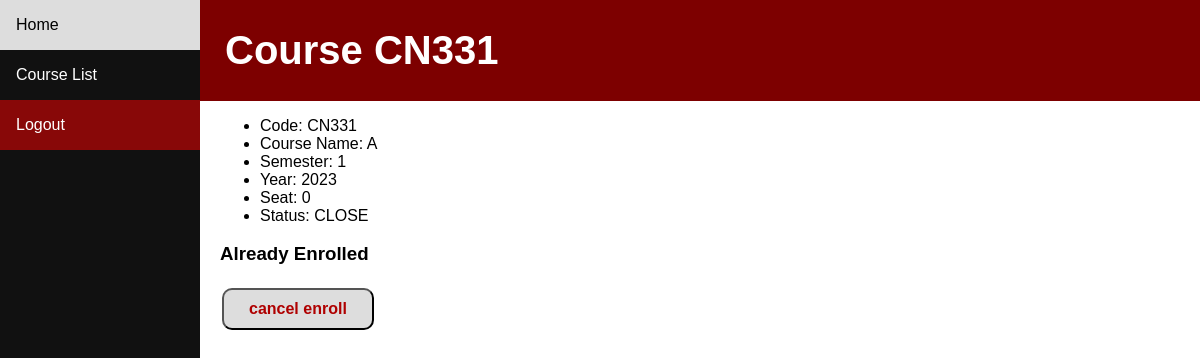
The page /course/CN331 (signed in) on the database its author committed.
### students/models.py (models this page shows, shortened)
class Course(models.Model):
    code = models.CharField(max_length=5)
    course_name = models.CharField(max_length=64)
    semester = models.PositiveSmallIntegerField(choices=((1,1), (2,2), (3,3)))
    year = models.PositiveSmallIntegerField()
    seat = models.PositiveSmallIntegerField()
    status = models.CharField(max_length=5, choices=(("OPEN", "Open"), ("CLOSE", "Close")))

### students/views.py (the view)
# urls.py: path('course/<str:course_code>', views.course_info, name="course_info"),
def course_info(request, course_code):
    if not request.user.is_authenticated:
        return HttpResponseRedirect(reverse('login'))
    course = Course.objects.get(code=course_code)
    profile = Profile.objects.get(user=request.user)
    check = profile.courses.filter(pk = course.id).count() != 0
    return render(request, "students/course_info.html", {
        'course': course,
        'check' : check,
    })

### students/templates/students/course_info.html (shortened to what this page needs)
{% extends "students/layout.html" %}
{% block header %}
    <h1>Course {{ course.code }}</h1>
{% endblock %}
{% block body %}
<ul>
    <li>Code: {{ course.code }}</li>
    <li>Course Name: {{ course.course_name}}</li>
    <li>Semester: {{ course.semester }}</li>
    <li>Year: {{ course.year }}</li>
    <li>Seat: {{ course.seat }}</li>
    <li>Status: {{ course.status }}</li>
</ul>
{% if check == True %}
    <h3>Already Enrolled</h3>
    <form action="{% url 'cancel_enroll' course.code %}" method="POST">
        <input type="submit" class="button" value="cancel enroll">
    </form>
{% else %}
    <h3>Not Enrolled</h3>
    <form action="{% url 'enroll' course.code %}" method="POST">
        {% csrf_token %}
        <input type="submit" class="button" value="enroll">
    </form>
{% endif %}
{% endblock %}

### students/templates/students/layout.html (style rules this page uses)
* { box-sizing: border-box; }
body { margin: 0; font-family: Arial, Helvetica, sans-serif; }
.button { background-color: #ddd; border-radius: 10px; color: rgba(175,0,0,1); padding: 10px 25px; text-align: center; text-decoration: none; display: inline-block; font-size: 16px; font-weight: bold; margin: 4px 2px; cursor: pointer; }

### rows shown on the page
Course: code "CN331", course_name "A", semester "1", year "2023", seat "0", status "CLOSE"
